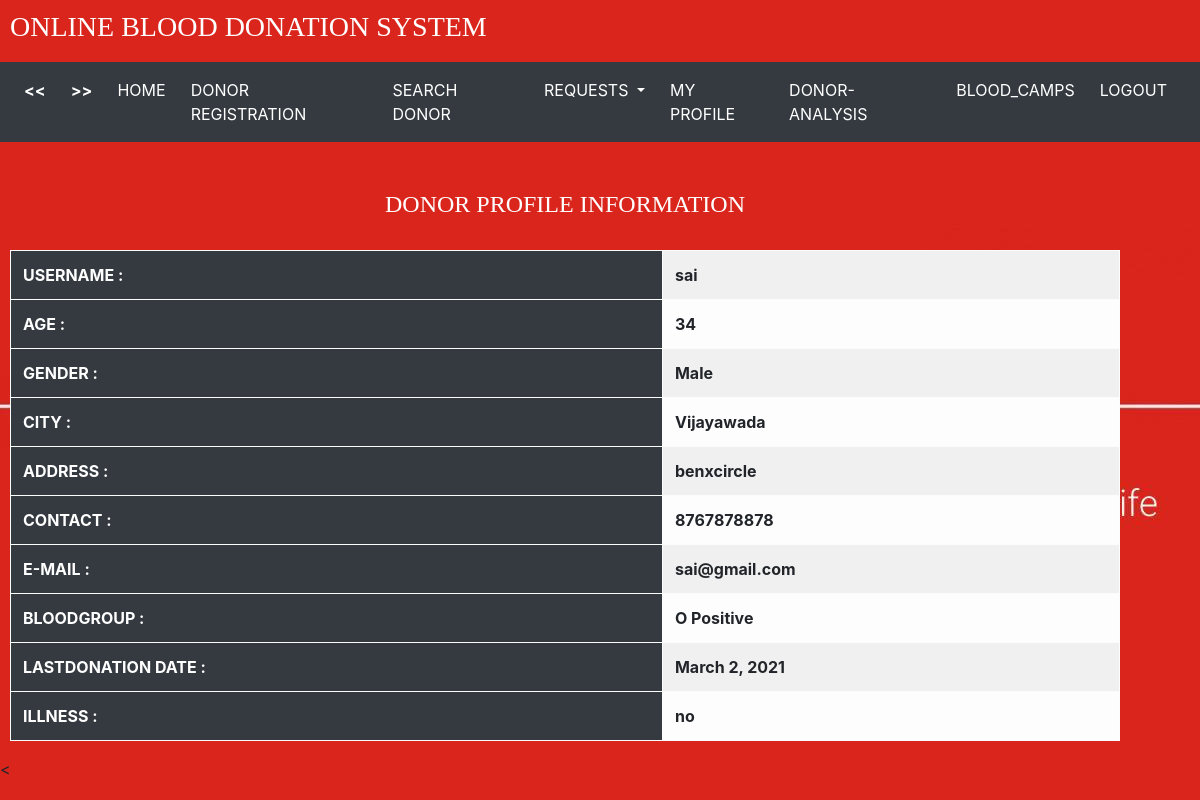
Screenshot of /donorprofile/sai/ (signed in) with the database file from the repository.
### myapp/models.py (models this page shows)
class donorregister(models.Model):
	username=models.CharField(max_length=40,primary_key=True)
	age=models.PositiveIntegerField()
	gender=models.CharField(max_length=40)
	city=models.CharField(max_length=40)
	address=models.CharField(max_length=60)
	contact=models.CharField(max_length=10)
	email=models.CharField(max_length=40)
	servicetype=models.CharField(max_length=10,default=None,null=True,blank=True)
	donortype=models.CharField(max_length=3)
	bloodgroup=models.CharField(max_length=3)
	date=models.DateField(max_length=40)
	ill=models.CharField(max_length=60)
	lastdonation_eligibility=models.CharField(max_length=15,default=None,null=True,blank=True)

### myapp/views.py (the view)
# urls.py: path('donorprofile/<str:donorname>/',views.Donorprofile,name='donorprofile'),
@login_required(login_url='login')
def Donorprofile(request,donorname):
	try:
		if donorregister.objects.get(username=donorname) is not None:
			donordata=donorregister.objects.get(username=donorname)
			return render(request,'myapp/donorprofile.html',{'donordata':donordata})
	except:
		pass
	return render(request,'myapp/donorprofile.html')

### myapp/templates/myapp/donorprofile.html (shortened to what this page needs)
{% include 'myapp/base.html' %}
{% block content %}
{%load static%}
<head>
   </head>
<div class="container">
    <h4 class="text-center">DONOR PROFILE INFORMATION</h4><br>
    <table class="table  table-light table-bordered table-striped">
        <tbody>
          {% if donordata %}
          <tr>
            <th class="bg-dark text-white">USERNAME :</th>
            <td><strong>{{donordata.username}}</strong></td>
          </tr>
          <tr>
            <th class="bg-dark text-white">AGE :</th>
            <td><strong>{{donordata.age}}</strong></td>
          </tr>
          <tr>
            <th class="bg-dark text-white">GENDER :</th>
            <td><strong>{{donordata.gender}}</strong></td>
          </tr>
          <tr>
            <th class="bg-dark text-white">CITY :</th>
            <td><strong>{{donordata.city}}</strong></td>
          </tr>
          <tr>
            <th class="bg-dark text-white">ADDRESS :</th>
            <td><strong>{{donordata.address}}</strong></td>
          </tr>
          <tr>
            <th class="bg-dark text-white">CONTACT :</th>
            <td><strong>{{donordata.contact}}</strong></td>
          </tr>
          <tr>
            <th class="bg-dark text-white">E-MAIL :</th>
            <td><strong>{{donordata.email}}</strong></td>
          </tr>
          <tr>
            <th class="bg-dark text-white">BLOODGROUP :</th>
            <td><strong>{{donordata.bloodgroup}}</strong></td>
          </tr>
          <tr>
            <th class="bg-dark text-white">LASTDONATION DATE :</th>
            <td><strong>{{donordata.date}}</strong></td>
          </tr>
          <tr>
            <th class="bg-dark text-white">ILLNESS :</th>
            <td><strong>{{donordata.ill}}</strong></td>
          </tr>
            {% endif %}
        </tbody>
    </table>
</div>
{% endblock content %}
<

### myapp/templates/myapp/donorprofile.html (style rules this page uses)
.text-center { color:white; font-family:Garamond; }
.container { margin-left: -5px; }

### rows the page displays
donorregister: username "sai", age "34", gender "Male", city "Vijayawada", address "benxcircle", contact "8767878878", email "sai@gmail.com", bloodgroup "O Positive", date "March 2, 2021", ill "no"
